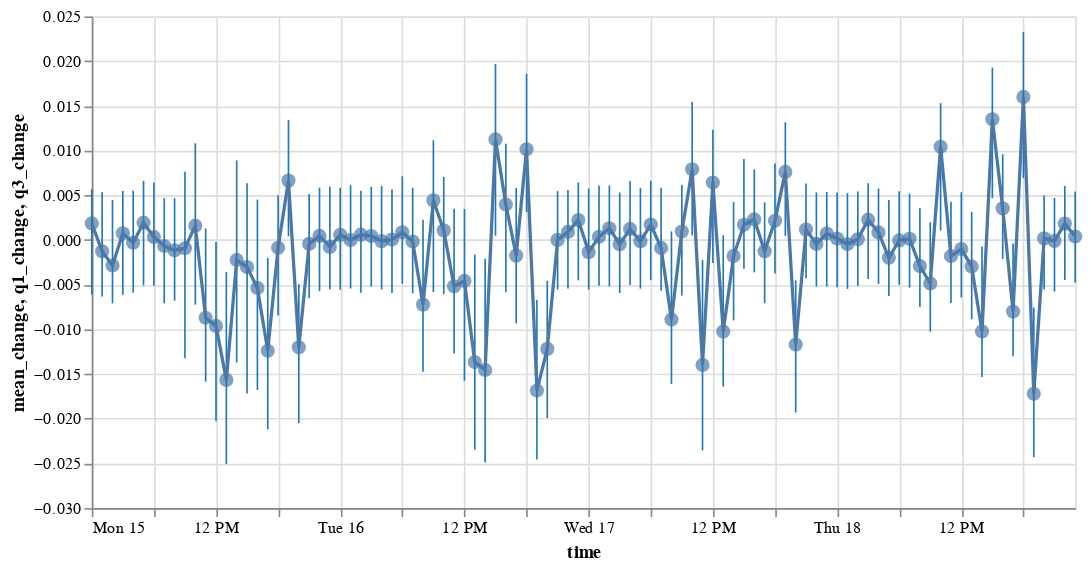

The notebook cell saved with this chart:
### Code cell
alt.Chart(mm_hr_df.reset_index()).mark_circle(size=75).encode(
    alt.X('time:T'),
    alt.Y('mean_change:Q')
)+ alt.Chart(mm_hr_df.reset_index()).mark_rule(color='#1f77b4').encode(
    alt.X('time:T'),
    alt.Y('q1_change:Q'),
    alt.Y2('q3_change:Q')
) + alt.Chart(mm_hr_df.reset_index()).mark_line().encode(
    alt.X('time:T'),
    alt.Y('mean_change:Q')
).properties(width=600)

### Figure 1 — Vega-Lite specification as saved in the notebook (floating-point values rounded to 4 significant figures)
{"config": {"view": {"continuousWidth": 300, "continuousHeight": 300}}, "layer": [{"data": {"name": "data-2992396a39ad5e55f0a5691e9dc1b7f5"}, "mark": {"type": "circle", "size": 75}, "encoding": {"x": {"field": "time", "type": "temporal"}, "y": {"field": "mean_change", "type": "quantitative"}}}, {"data": {"name": "data-2992396a39ad5e55f0a5691e9dc1b7f5"}, "mark": {"type": "rule", "color": "#1f77b4"}, "encoding": {"x": {"field": "time", "type": "temporal"}, "y": {"field": "q1_change", "type": "quantitative"}, "y2": {"field": "q3_change"}}}, {"data": {"name": "data-2992396a39ad5e55f0a5691e9dc1b7f5"}, "mark": {"type": "line"}, "encoding": {"x": {"field": "time", "type": "temporal"}, "y": {"field": "mean_change", "type": "quantitative"}}}], "width": 600, "$schema": "https://vega.github.io/schema/vega-lite/v5.20.1.json", "datasets": {"data-2992396a39ad5e55f0a5691e9dc1b7f5": [{"time": "2023-05-15T00:00:00", "mean_change": 0.001839, "q1_change": -0.006108, "q3_change": 0.00567}, {"time": "2023-05-15T01:00:00", "mean_change": -0.001279, "q1_change": -0.006339, "q3_change": 0.00533}, {"time": "2023-05-15T02:00:00", "mean_change": -0.002862, "q1_change": -0.007098, "q3_change": 0.004454}, {"time": "2023-05-15T03:00:00", "mean_change": 0.0007332, "q1_change": -0.006134, "q3_change": 0.005464}, {"time": "2023-05-15T04:00:00", "mean_change": -0.0003137, "q1_change": -0.005912, "q3_change": 0.0055}, {"time": "2023-05-15T05:00:00", "mean_change": 0.001926, "q1_change": -0.005088, "q3_change": 0.006608}, {"time": "2023-05-15T06:00:00", "mean_change": 0.0003126, "q1_change": -0.005134, "q3_change": 0.006428}, {"time": "2023-05-15T07:00:00", "mean_change": -0.000685, "q1_change": -0.00709, "q3_change": 0.00467}, {"time": "2023-05-15T08:00:00", "mean_change": -0.001156, "q1_change": -0.006804, "q3_change": 0.00466}, {"time": "2023-05-15T09:00:00", "mean_change": -0.0009363, "q1_change": -0.01324, "q3_change": 0.007634}, {"time": "2023-05-15T10:00:00", "mean_change": 0.00159, "q1_change": -0.007242, "q3_change": 0.01081}, {"time": "2023-05-15T11:00:00", "mean_change": -0.008707, "q1_change": -0.01586, "q3_change": 0.001283}, {"time": "2023-05-15T12:00:00", "mean_change": -0.009625, "q1_change": -0.02028, "q3_change": -0.0002417}, {"time": "2023-05-15T13:00:00", "mean_change": -0.01566, "q1_change": -0.02506, "q3_change": -0.003598}, {"time": "2023-05-15T14:00:00", "mean_change": -0.002238, "q1_change": -0.01372, "q3_change": 0.00889}, {"time": "2023-05-15T15:00:00", "mean_change": -0.003041, "q1_change": -0.0172, "q3_change": 0.006349}, {"time": "2023-05-15T16:00:00", "mean_change": -0.005373, "q1_change": -0.01678, "q3_change": 0.00451}, {"time": "2023-05-15T17:00:00", "mean_change": -0.0124, "q1_change": -0.02121, "q3_change": -0.002017}, {"time": "2023-05-15T18:00:00", "mean_change": -0.0008847, "q1_change": -0.008456, "q3_change": 0.005}, {"time": "2023-05-15T19:00:00", "mean_change": 0.00663, "q1_change": 0.000409, "q3_change": 0.01343}, {"time": "2023-05-15T20:00:00", "mean_change": -0.01202, "q1_change": -0.02049, "q3_change": -0.004964}, {"time": "2023-05-15T21:00:00", "mean_change": -0.0004477, "q1_change": -0.006536, "q3_change": 0.005144}, {"time": "2023-05-15T22:00:00", "mean_change": 0.0004416, "q1_change": -0.00574, "q3_change": 0.00584}, {"time": "2023-05-15T23:00:00", "mean_change": -0.0007834, "q1_change": -0.005546, "q3_change": 0.005947}, {"time": "2023-05-16T00:00:00", "mean_change": 0.0005629, "q1_change": -0.005574, "q3_change": 0.00583}, {"time": "2023-05-16T01:00:00", "mean_change": -2.344e-05, "q1_change": -0.005438, "q3_change": 0.006124}, {"time": "2023-05-16T02:00:00", "mean_change": 0.0005823, "q1_change": -0.005902, "q3_change": 0.005505}, {"time": "2023-05-16T03:00:00", "mean_change": 0.0004256, "q1_change": -0.005215, "q3_change": 0.005928}, {"time": "2023-05-16T04:00:00", "mean_change": -0.0001457, "q1_change": -0.005536, "q3_change": 0.006036}, {"time": "2023-05-16T05:00:00", "mean_change": 4.053e-05, "q1_change": -0.005945, "q3_change": 0.00567}, {"time": "2023-05-16T06:00:00", "mean_change": 0.0008415, "q1_change": -0.004912, "q3_change": 0.007108}, {"time": "2023-05-16T07:00:00", "mean_change": -0.0001848, "q1_change": -0.005974, "q3_change": 0.00583}, {"time": "2023-05-16T08:00:00", "mean_change": -0.007242, "q1_change": -0.01476, "q3_change": 0.002242}, {"time": "2023-05-16T09:00:00", "mean_change": 0.004424, "q1_change": -0.00583, "q3_change": 0.01114}, {"time": "2023-05-16T10:00:00", "mean_change": 0.001066, "q1_change": -0.006072, "q3_change": 0.007036}, {"time": "2023-05-16T11:00:00", "mean_change": -0.005183, "q1_change": -0.01272, "q3_change": 0.003478}, {"time": "2023-05-16T12:00:00", "mean_change": -0.004589, "q1_change": -0.01576, "q3_change": 0.003464}, {"time": "2023-05-16T13:00:00", "mean_change": -0.01367, "q1_change": -0.02346, "q3_change": -0.001644}, {"time": "2023-05-16T14:00:00", "mean_change": -0.01454, "q1_change": -0.0249, "q3_change": -0.002115}, {"time": "2023-05-16T15:00:00", "mean_change": 0.01124, "q1_change": 0.0004737, "q3_change": 0.01967}, {"time": "2023-05-16T16:00:00", "mean_change": 0.003961, "q1_change": -0.005856, "q3_change": 0.01074}, {"time": "2023-05-16T17:00:00", "mean_change": -0.001759, "q1_change": -0.009337, "q3_change": 0.005818}, {"time": "2023-05-16T18:00:00", "mean_change": 0.01014, "q1_change": 0.003108, "q3_change": 0.01856}, {"time": "2023-05-16T19:00:00", "mean_change": -0.01685, "q1_change": -0.02455, "q3_change": -0.006723}, {"time": "2023-05-16T20:00:00", "mean_change": -0.01219, "q1_change": -0.01994, "q3_change": -0.004572}, {"time": "2023-05-16T21:00:00", "mean_change": 1.491e-06, "q1_change": -0.005562, "q3_change": 0.005457}, {"time": "2023-05-16T22:00:00", "mean_change": 0.0008933, "q1_change": -0.005428, "q3_change": 0.005572}, {"time": "2023-05-16T23:00:00", "mean_change": 0.002215, "q1_change": -0.004526, "q3_change": 0.006428}, {"time": "2023-05-17T00:00:00", "mean_change": -0.001367, "q1_change": -0.005562, "q3_change": 0.005742}, {"time": "2023-05-17T01:00:00", "mean_change": 0.0003439, "q1_change": -0.005134, "q3_change": 0.006072}, {"time": "2023-05-17T02:00:00", "mean_change": 0.001303, "q1_change": -0.005196, "q3_change": 0.006088}, {"time": "2023-05-17T03:00:00", "mean_change": -0.0004831, "q1_change": -0.005945, "q3_change": 0.005294}, {"time": "2023-05-17T04:00:00", "mean_change": 0.001227, "q1_change": -0.005036, "q3_change": 0.006598}, {"time": "2023-05-17T05:00:00", "mean_change": -0.000161, "q1_change": -0.005454, "q3_change": 0.005794}, {"time": "2023-05-17T06:00:00", "mean_change": 0.001721, "q1_change": -0.00451, "q3_change": 0.006598}, {"time": "2023-05-17T07:00:00", "mean_change": -0.0009004, "q1_change": -0.005679, "q3_change": 0.00583}, {"time": "2023-05-17T08:00:00", "mean_change": -0.008901, "q1_change": -0.01611, "q3_change": 0.0009545}, {"time": "2023-05-17T09:00:00", "mean_change": 0.0009369, "q1_change": -0.006208, "q3_change": 0.00616}, {"time": "2023-05-17T10:00:00", "mean_change": 0.007891, "q1_change": 0.0004974, "q3_change": 0.01542}, {"time": "2023-05-17T11:00:00", "mean_change": -0.01399, "q1_change": -0.02355, "q3_change": -0.002232}, {"time": "2023-05-17T12:00:00", "mean_change": 0.006416, "q1_change": -0.002598, "q3_change": 0.01232}, {"time": "2023-05-17T13:00:00", "mean_change": -0.01025, "q1_change": -0.01642, "q3_change": 0.0005263}, {"time": "2023-05-17T14:00:00", "mean_change": -0.001813, "q1_change": -0.009, "q3_change": 0.004232}, {"time": "2023-05-17T15:00:00", "mean_change": 0.001688, "q1_change": -0.003222, "q3_change": 0.009046}, {"time": "2023-05-17T16:00:00", "mean_change": 0.002285, "q1_change": -0.003634, "q3_change": 0.007892}, {"time": "2023-05-17T17:00:00", "mean_change": -0.001265, "q1_change": -0.007081, "q3_change": 0.004199}, {"time": "2023-05-17T18:00:00", "mean_change": 0.002142, "q1_change": -0.003749, "q3_change": 0.008536}, {"time": "2023-05-17T19:00:00", "mean_change": 0.007603, "q1_change": 0.0004474, "q3_change": 0.01315}, {"time": "2023-05-17T20:00:00", "mean_change": -0.01171, "q1_change": -0.01931, "q3_change": -0.004536}, {"time": "2023-05-17T21:00:00", "mean_change": 0.001147, "q1_change": -0.004294, "q3_change": 0.006313}, {"time": "2023-05-17T22:00:00", "mean_change": -0.0004476, "q1_change": -0.005215, "q3_change": 0.005304}, {"time": "2023-05-17T23:00:00", "mean_change": 0.0007121, "q1_change": -0.005218, "q3_change": 0.005366}, {"time": "2023-05-18T00:00:00", "mean_change": 0.0001529, "q1_change": -0.005311, "q3_change": 0.005294}, {"time": "2023-05-18T01:00:00", "mean_change": -0.0004704, "q1_change": -0.005483, "q3_change": 0.005232}, {"time": "2023-05-18T02:00:00", "mean_change": 6.138e-05, "q1_change": -0.00516, "q3_change": 0.005419}, {"time": "2023-05-18T03:00:00", "mean_change": 0.002258, "q1_change": -0.004366, "q3_change": 0.00633}, {"time": "2023-05-18T04:00:00", "mean_change": 0.0008319, "q1_change": -0.004928, "q3_change": 0.005742}, {"time": "2023-05-18T05:00:00", "mean_change": -0.002004, "q1_change": -0.006268, "q3_change": 0.004474}, {"time": "2023-05-18T06:00:00", "mean_change": -6.424e-05, "q1_change": -0.005036, "q3_change": 0.005428}, {"time": "2023-05-18T07:00:00", "mean_change": 0.000122, "q1_change": -0.005349, "q3_change": 0.00517}, {"time": "2023-05-18T08:00:00", "mean_change": -0.002926, "q1_change": -0.0075, "q3_change": 0.003526}, {"time": "2023-05-18T09:00:00", "mean_change": -0.004874, "q1_change": -0.01026, "q3_change": 0.001981}, {"time": "2023-05-18T10:00:00", "mean_change": 0.01042, "q1_change": 0.001053, "q3_change": 0.01529}, {"time": "2023-05-18T11:00:00", "mean_change": -0.001811, "q1_change": -0.007062, "q3_change": 0.004268}, {"time": "2023-05-18T12:00:00", "mean_change": -0.00103, "q1_change": -0.006444, "q3_change": 0.005332}, {"time": "2023-05-18T13:00:00", "mean_change": -0.002969, "q1_change": -0.008883, "q3_change": 0.003134}, {"time": "2023-05-18T14:00:00", "mean_change": -0.01024, "q1_change": -0.01535, "q3_change": -0.0007321}, {"time": "2023-05-18T15:00:00", "mean_change": 0.01349, "q1_change": 0.00466, "q3_change": 0.01927}, {"time": "2023-05-18T16:00:00", "mean_change": 0.003525, "q1_change": -0.002127, "q3_change": 0.009579}, {"time": "2023-05-18T17:00:00", "mean_change": -0.00801, "q1_change": -0.01303, "q3_change": -0.0004019}, {"time": "2023-05-18T18:00:00", "mean_change": 0.01599, "q1_change": 0.006902, "q3_change": 0.02324}, {"time": "2023-05-18T19:00:00", "mean_change": -0.01721, "q1_change": -0.0243, "q3_change": -0.007562}, {"time": "2023-05-18T20:00:00", "mean_change": 0.0001713, "q1_change": -0.005546, "q3_change": 0.004974}, {"time": "2023-05-18T21:00:00", "mean_change": -0.0001088, "q1_change": -0.005768, "q3_change": 0.004687}, {"time": "2023-05-18T22:00:00", "mean_change": 0.001821, "q1_change": -0.004474, "q3_change": 0.006025}, {"time": "2023-05-18T23:00:00", "mean_change": 0.0003819, "q1_change": -0.004804, "q3_change": 0.005412}]}}
